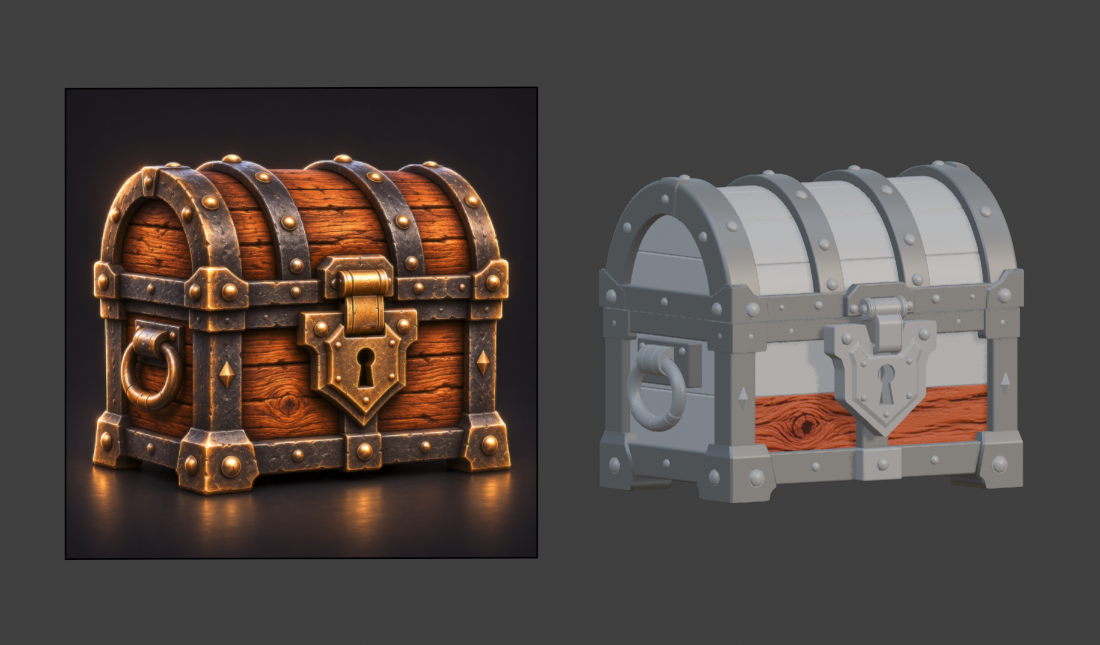
#> input picture treasure_chest_20261113/phase04/wood_lab/live_before.png, 1100 x 645 px, given in place of A_warm_plank.png, which was not available
$ python sheets.py
#> lines starting #> are read from the running program, lines starting #| are printed output that depends on the picture
from pathlib import Path
from PIL import Image,ImageOps,ImageDraw
P=Path(__file__).resolve().parent;R=P.parents[1]
def row(items,output,size=(680,340)):
#> called with output = 'screen_warm.jpg', size = (680, 340)
 im=Image.new('RGB',(size[0]*len(items),size[1]+30),'#171717');d=ImageDraw.Draw(im)
#> after `im = Image.new('RGB', (size[0] * len(items), size[1] + 30), '#171717')`: im: PIL image 2040x370 RGB; every value is 23
 for i,(f,t) in enumerate(items):
  q=ImageOps.contain(Image.open(f).convert('RGB'),size);im.paste(q,(size[0]*i+(size[0]-q.width)//2,30+(size[1]-q.height)//2));d.text((size[0]*i+10,9),t,fill='white')
#> after `im.paste(q, (size[0] * i + (size[0] - q.width) // 2, 30 + (size[1] - q`:
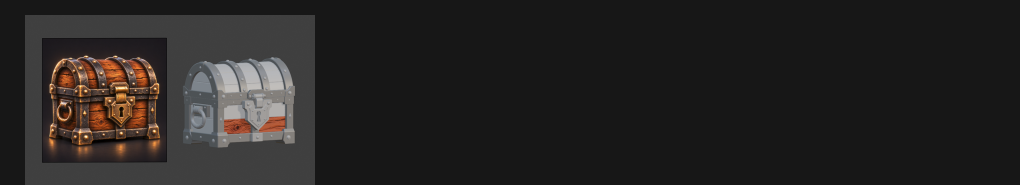
#> im: PIL image 2040x370 RGB (shown at 1/2 size); mean R, G, B 38.1, 35.7, 34.6
#> pass 2 of the loop in row, `for i,(f,t) in enumerate(items):`:
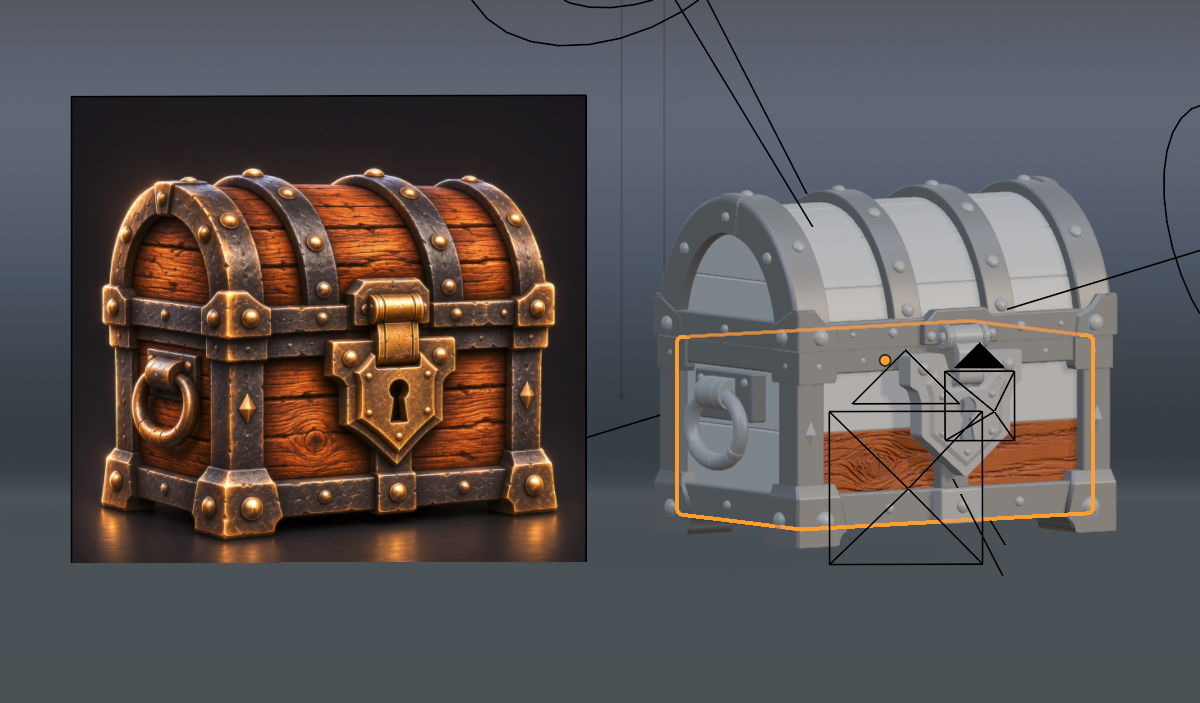
#> input picture treasure_chest_20261113/phase04/wood_lab/live_master.png, 1200 x 703 px, given in place of B_warm_plank.png, which was not available
#> in row, `im.paste(q, (size[0] * i + (size[0] - q.width) // 2, 30 + (size[1] - q`:
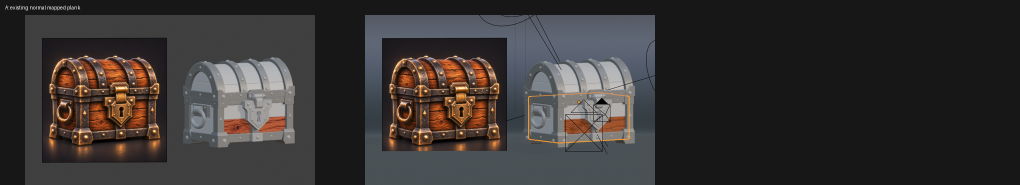
#> im: PIL image 2040x370 RGB (shown at 1/2 size); mean R, G, B 55.5, 51.8, 50.6
 im.save(P/output)
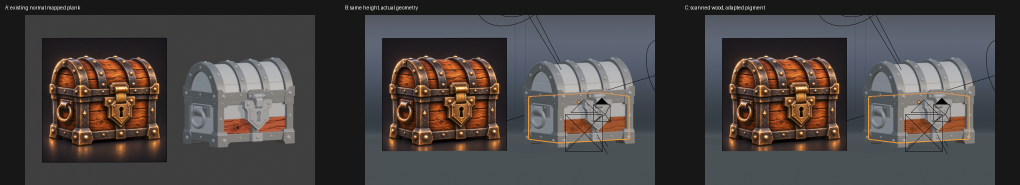
#> saved as screen_warm.jpg: PIL image 2040x370 RGB (shown at 1/2 size); mean R, G, B 73.1, 68, 66.8
row([(P/'renders'/f'{k}_warm_plank.png',t) for k,t in zip('ABC',['A: existing normal mapped plank','B: same height, actual geometry','C: scanned wood, adapted pigment'])],'screen_warm.jpg')
row([(P/'renders'/f'{k}_neutral_plank.png',t) for k,t in zip('ABC',['A: existing normal mapped plank','B: same height, actual geometry','C: scanned wood, adapted pigment'])],'screen_neutral.jpg')
#> (the run stopped early here; a loop or call above may not have finished)
